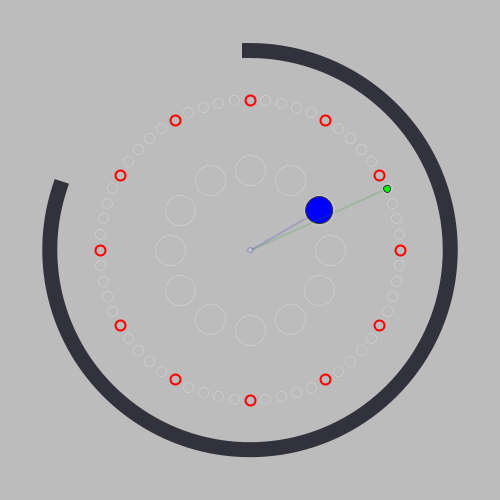
Frame 1 (no input)
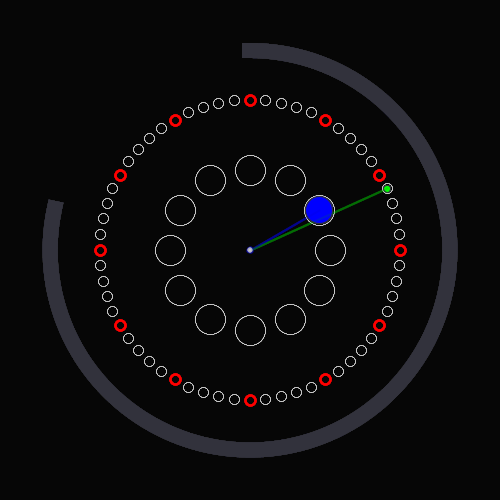
Frame 60 (the mouse pressed at the canvas centre just before this capture)
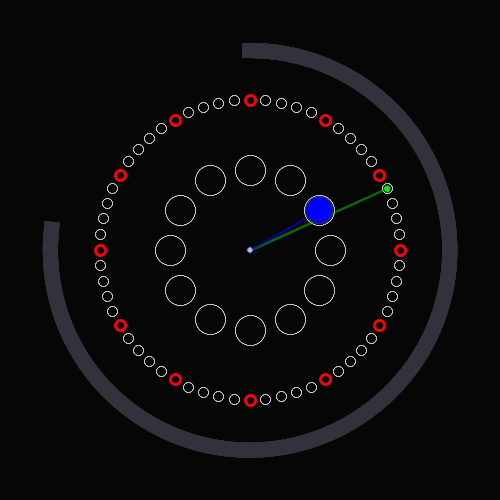
Frame 120 (the mouse held since frame 60 and released just before this capture)

The Processing sketch that drew these frames (run headless with seeded random() and noise(); from frame 60 on, the mouse is pressed at the canvas centre):

// Processing sketch: processing_141733
// ── processing_141733.pde

//Nicolás Villa López
//Practica 1 - Reloj
//Realidad Virtual

float secx[];
float secy[];
int radioSec;
int tamanoSec;

float minx[];
float miny[];
int radioMin;
int tamanoMin;

float horax[];
float horay[];
int radioHora;
int tamanoHora;

float tamanoVentana;

void setup() 
{
  size(500, 500);
  tamanoVentana = width/2;

  secx = new float[60];
  secy = new float[60];
  minx = new float[60];
  miny = new float[60];
  horax = new float[12];
  horay = new float[12];

  radioSec = 400;
  tamanoSec = 15;
  radioMin = 150;
  tamanoMin = 10;
  radioHora = 80;
  tamanoHora = 30;


  for (int i = 0; i < 60; i++)
  {
    
    float min = map(i, 0, 60, 0, TWO_PI) - HALF_PI;
    minx[i] = cos(min) * radioMin + tamanoVentana;
    miny[i] = sin(min) * radioMin + tamanoVentana;
  }


  for (int i = 0; i < 12; i++)
  {
    float hora = map(i%12, 0, 12, 0, TWO_PI) - HALF_PI;
    horax[i] = cos(hora) * radioHora + tamanoVentana;
    horay[i] = sin(hora) * radioHora + tamanoVentana;
  }
}

void draw()
{
  fill(0, 0, 0, 20);
  noStroke();
  rect(0, 0, width, height);
  
  stroke(255);
  smooth();

  float s = map(second(), 0, 60, 0, -TWO_PI);
  s += PI;
  float m = map(minute(), 0, 60, 0, TWO_PI) - HALF_PI;
  float h = map(hour()%12, 0, 12, 0, TWO_PI) - HALF_PI;

  noFill();
  stroke(50,50,60);
  strokeWeight(15);
  strokeCap(PROJECT);
  arc(width/2, height/2, radioSec, radioSec, -PI/2, s+PI/2);
  strokeWeight(1);
  fill(0, 255, 0);
  ellipse(cos(m) * radioMin + tamanoVentana, sin(m) * radioMin + tamanoVentana, tamanoMin-3, tamanoMin-3);
  fill(0, 0, 255);
  ellipse(cos(h) * radioHora + tamanoVentana, sin(h) * radioHora + tamanoVentana, tamanoHora-3, tamanoHora-3);

  strokeWeight(2);
  stroke(0, 150, 0, 40);
  line(width/2, height/2, cos(m) * radioMin + tamanoVentana, sin(m) * radioMin + tamanoVentana);
  stroke(0, 0, 200, 40);
  line(width/2, height/2, cos(h) * radioHora + tamanoVentana, sin(h) * radioHora + tamanoVentana);
  
  fill(200);
  ellipse(width/2, height/2, 5,5);

  strokeWeight(0.2);
  
  for (int i = 0; i < 60; i++)
  {
    if (i%5 == 0)
    {
      strokeWeight(2);
      stroke(255, 0, 0);
    }
    else
    {
      strokeWeight(0.2);
      stroke(255);
    }

    noFill();
    ellipse(minx[i], miny[i], tamanoMin, tamanoMin);
  }


  for (int i = 0; i < 12; i++)
  {
    stroke(255);
    noFill();
    ellipse(horax[i], horay[i], tamanoHora, tamanoHora);
  }
}
